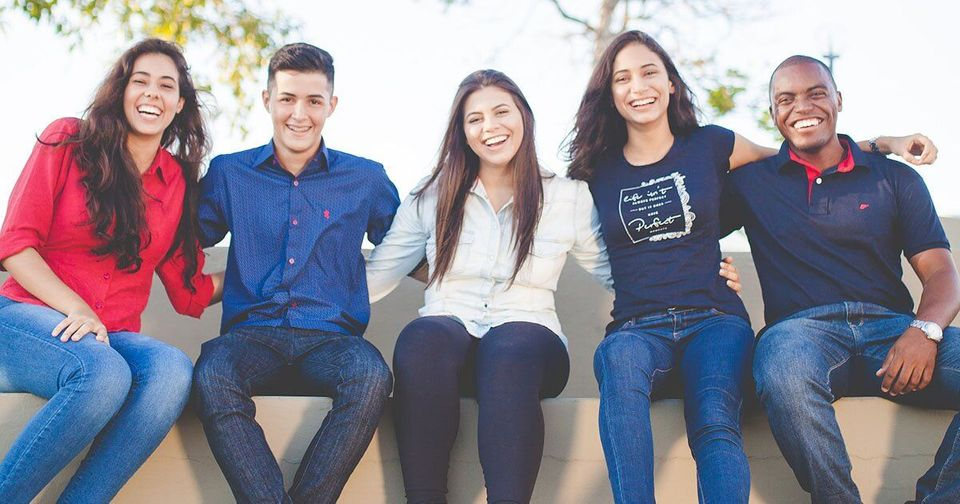
#> input picture computer_vision/opencv/people.jpg, 960 x 504 px
$ jupyter execute open_cv_intro.ipynb
#> lines starting #> are read from the running program, lines starting #| are printed output that depends on the picture; after the words box and inside, x2 and y2 are one past the last pixel; in counts of white or black regions, pixels touching at a corner belong together
[cell 1]
import cv2
import numpy as np
import matplotlib.pyplot as plt

[cell 2]
img_path = "people.jpg"
img = cv2.imread(img_path)
#> img is the input picture: shape (504, 960, 3); mean B, G, R 150.7, 137.3, 140.9
print(img.shape)
#| (504, 960, 3)
#plt.imshow(img)
plt.imshow(cv2.cvtColor(img, cv2.COLOR_BGR2RGB))

[cell 3]
img_gray = cv2.cvtColor(img, cv2.COLOR_BGR2GRAY)
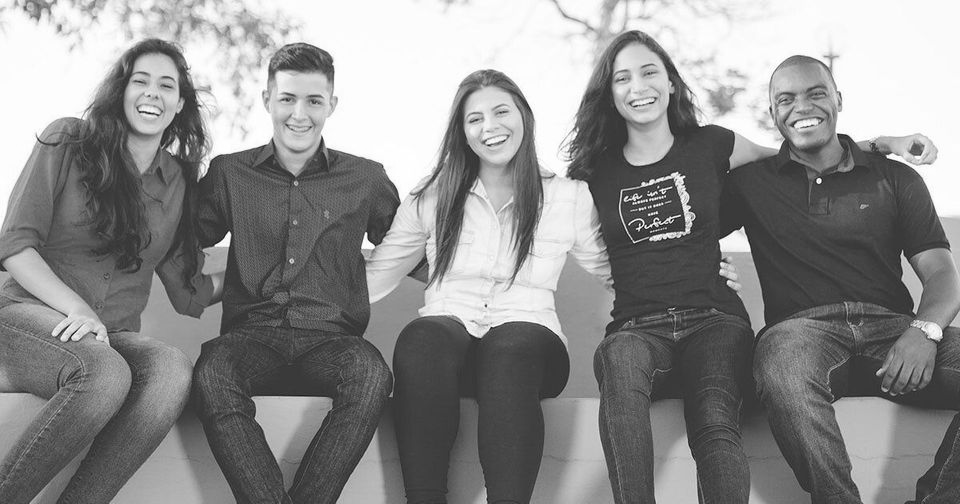
#> img_gray: shape (504, 960); min 4, max 255, mean 139.9

[cell 4]
face_detector = cv2.CascadeClassifier(cv2.data.haarcascades + 'haarcascade_frontalface_default.xml')

[cell 5]
face_detections = face_detector.detectMultiScale(img_gray, scaleFactor=1.01, minSize=(500, 500), minNeighbors=8, maxSize=(800, 800))
#> face_detections = ()

[cell 6]
face_detections

[cell 7]
for (x,y,w,h) in face_detections:
    cv2.rectangle(img, (x,y), (x + w, y + h), (0,225,0), 2)
#> this loop made 0 passes
plt.imshow(cv2.cvtColor(img, cv2.COLOR_BGR2RGB))

[cell 8]
import cv2
import numpy as np
import matplotlib.pyplot as plt

# Load the image from the specified path
img_path = "people.jpg"
img = cv2.imread(img_path)
print("Image shape:", img.shape)  # Print image dimensions for verification
#| Image shape: (504, 960, 3)

# Display the original image using matplotlib (convert from BGR to RGB)
plt.imshow(cv2.cvtColor(img, cv2.COLOR_BGR2RGB))
plt.axis('off')  # Hide axis ticks
plt.show()

# Convert the image to grayscale as required by the face detector
img_gray = cv2.cvtColor(img, cv2.COLOR_BGR2GRAY)

# Load the Haar Cascade classifier for frontal face detection
face_detector = cv2.CascadeClassifier(cv2.data.haarcascades + 'haarcascade_frontalface_default.xml')
eye_detector = cv2.CascadeClassifier(cv2.data.haarcascades + 'haarcascade_eye.xml')

# Detect faces in the grayscale image using tuned parameters
face_detections = face_detector.detectMultiScale(
    img_gray,
    scaleFactor=1.7,       # How much the image size is reduced at each image scale
    minNeighbors=8,        # Higher value = fewer detections but higher quality
    minSize=(65, 65)       # Minimum possible face size to detect
)
#> face_detections = [[601, 50, 69, 69], [119, 56, 69, 69], [265, 73, 69, 69], [455, 89, 69, 69]]
# Detect faces in the grayscale image using tuned parameters
eye_detections = eye_detector.detectMultiScale(
    img_gray,
    scaleFactor=1.7,       # How much the image size is reduced at each image scale
    minNeighbors=8,        # Higher value = fewer detections but higher quality
    minSize=(65, 65)       # Minimum possible face size to detect
)
#> eye_detections = ()

# Print the number of faces detected
print(f"Faces detected: {len(face_detections)}")
#| Faces detected: 4

# Draw rectangles around each detected face on the original image
for (x, y, w, h) in face_detections:
    cv2.rectangle(img, (x, y), (x + w, y + h), (0, 255, 0), 2)  # Green box with 2px thickness
#> this loop made 4 passes
#> (x, y) on passes 1 to 4: (601, 50), (119, 56), (265, 73), (455, 89)
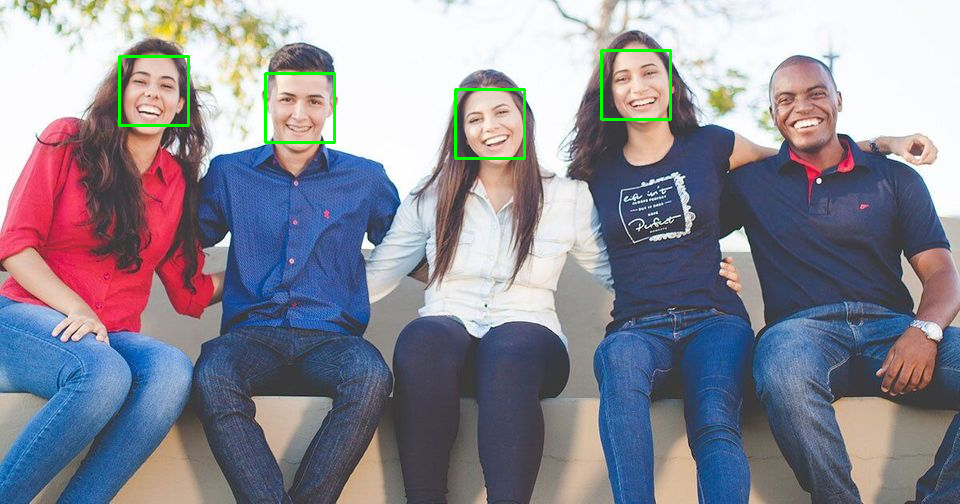
#> img: shape (504, 960, 3); 0.68% of pixels changed, all inside (x1, y1, x2, y2) = (118, 49, 672, 160)

# Draw rectangles around each detected face on the original image
for (x, y, w, h) in eye_detections:
    cv2.rectangle(img, (x, y), (x + w, y + h), (0, 255, 0), 2)  # Green box with 2px thickness

# Display the image with detected face boxes
plt.imshow(cv2.cvtColor(img, cv2.COLOR_BGR2RGB))
plt.axis('off')
plt.show()

[cell 9]
import cv2
import numpy as np
import matplotlib.pyplot as plt

# Load the image
img_path = "people.jpg"
img = cv2.imread(img_path)
print("Image shape:", img.shape)
#| Image shape: (504, 960, 3)

# Display original image
plt.imshow(cv2.cvtColor(img, cv2.COLOR_BGR2RGB))
plt.axis('off')
plt.title("Original Image")
plt.show()

# Convert to grayscale
img_gray = cv2.cvtColor(img, cv2.COLOR_BGR2GRAY)

# Load classifiers
face_detector = cv2.CascadeClassifier(cv2.data.haarcascades + 'haarcascade_frontalface_default.xml')
eye_detector = cv2.CascadeClassifier(cv2.data.haarcascades + 'haarcascade_eye.xml')

# Detect faces
face_detections = face_detector.detectMultiScale(
    img_gray,
    scaleFactor=1.7,
    minNeighbors=8,
    minSize=(65, 65)
)

print(f"Faces detected: {len(face_detections)}")
#| Faces detected: 4

# Draw rectangles around faces and eyes
for (x, y, w, h) in face_detections:
    cv2.rectangle(img, (x, y), (x + w, y + h), (0, 255, 0), 2)

    face_gray = img_gray[y:y+h, x:x+w]
    face_color = img[y:y+h, x:x+w]

    eye_detections = eye_detector.detectMultiScale(
        face_gray,
        scaleFactor=1.03,
        minNeighbors=2,
        minSize=(10, 15)
    )

    for (ex, ey, ew, eh) in eye_detections:
        cv2.rectangle(face_color, (ex, ey), (ex + ew, ey + eh), (255, 0, 0), 2)
#> this loop made 4 passes
#> (x, y, eye_detections) on passes 1 to 4: (601, 50, [[37, 13, 22, 22], [10, 17, 22, 22]]), (119, 56, [[38, 18, 21, 21], [8, 16, 22, 22]]), (265, 73, [[10, 14, 24, 24], [38, 18, 22, 22]]), (455, 89, [[34, 10, 23, 23], [10, 18, 22, 22]])
#> pass 1, `face_gray = img_gray[y:y+h, x:x+w]`:
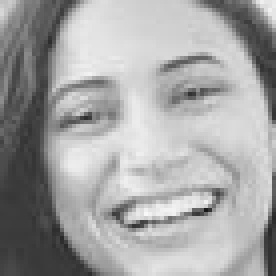
#> face_gray: shape (69, 69) (shown 4 times larger); min 24, max 248, mean 164.1
#> pass 1, `face_color = img[y:y+h, x:x+w]`:
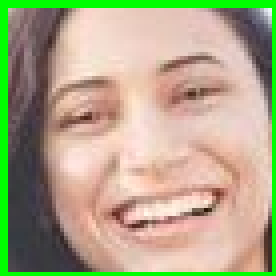
#> face_color: shape (69, 69, 3) (shown 4 times larger); mean B, G, R 136.1, 167.5, 174.7
#> pass 2, `face_gray = img_gray[y:y+h, x:x+w]`:
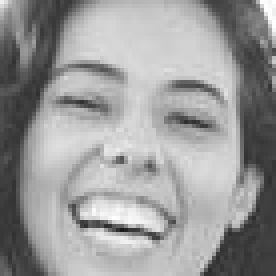
#> face_gray: shape (69, 69) (shown 4 times larger); min 25, max 255, mean 154
#> pass 2, `face_color = img[y:y+h, x:x+w]`:
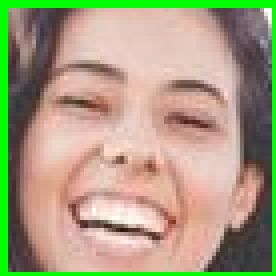
#> face_color: shape (69, 69, 3) (shown 4 times larger); mean B, G, R 127.8, 157.8, 167.1
#> after the loop:
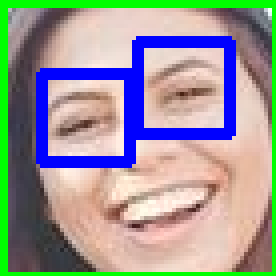
#> face_color: shape (69, 69, 3) (shown 4 times larger); mean B, G, R 150.4, 151.6, 152.9
#> after the loop:
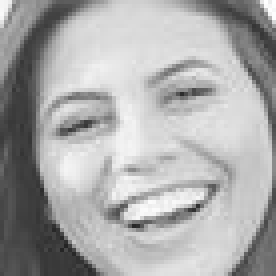
#> face_gray: shape (69, 69) (shown 4 times larger); min 36, max 254, mean 169.8
#> after the loop:
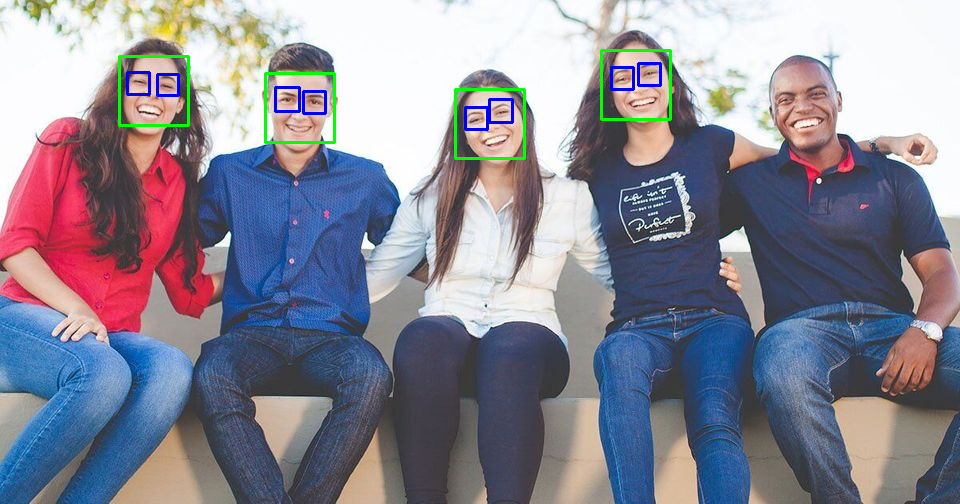
#> img: shape (504, 960, 3); 1.11% of pixels changed, all inside (x1, y1, x2, y2) = (118, 49, 672, 160)

# Save the image with detections
output_path = "output_face_eye_detection.jpg"
cv2.imwrite(output_path, img)
print(f"Output image saved to: {output_path}")

# Display final result
plt.imshow(cv2.cvtColor(img, cv2.COLOR_BGR2RGB))
plt.axis('off')
plt.title("Detected Faces and Eyes")
plt.show()
